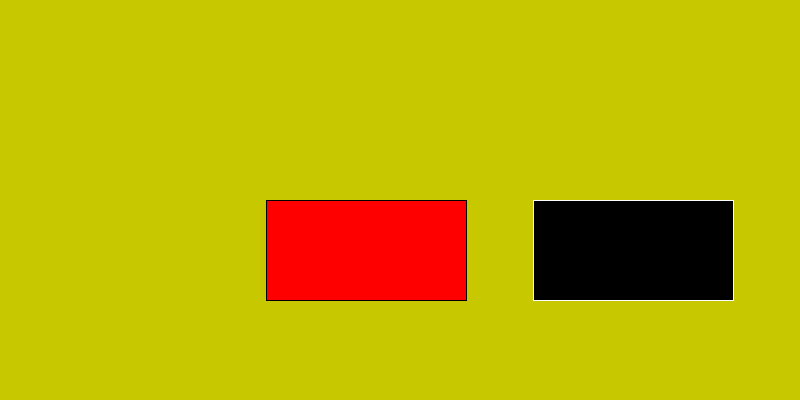
Frame 1 (no input)
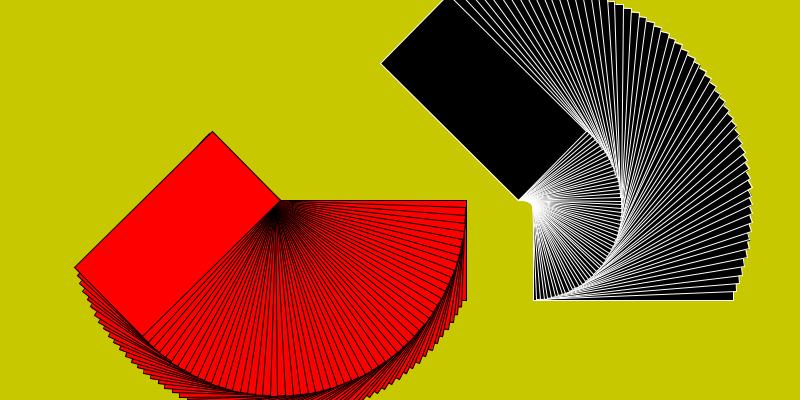
Frame 60 (the mouse pressed at the canvas centre just before this capture)
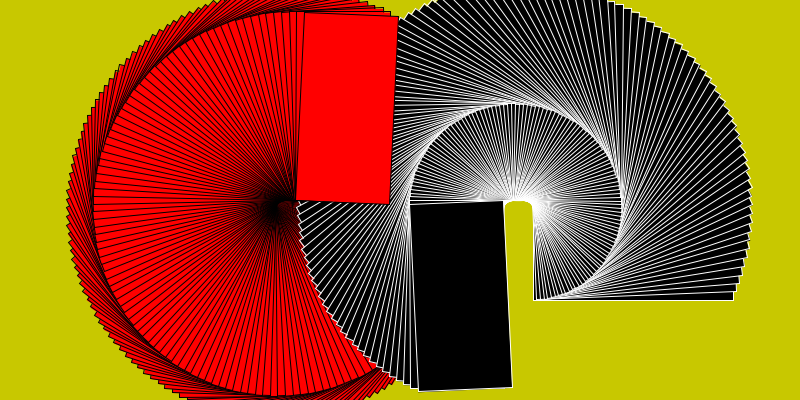
Frame 120 (the mouse held since frame 60 and released just before this capture)

The Processing sketch that drew these frames (run headless with seeded random() and noise(); from frame 60 on, the mouse is pressed at the canvas centre):

// Processing sketch: Sample_Processing_Program
// ── Sample_Processing_Program.pde
float t=0.0;

void setup(){
  size(800,400);
  background(200,200,0);
}

void draw(){
  
  if (t < 200) {
    pushMatrix();
    translate(width/3 + 2.5*t, height/2);
    rotate(t/2.5);
    stroke(0);
    fill(255,0,0);
    rect(0,0,200-t,100-t/2);
    popMatrix();
    
    pushMatrix();
    translate(2*width/3 - 2.5*t, height/2);
    rotate(-t/2.5);
    stroke(255);
    fill(0);
    rect(0,0,200-t,100-t/2);
    popMatrix();
  }
  
  t += .1;
}
